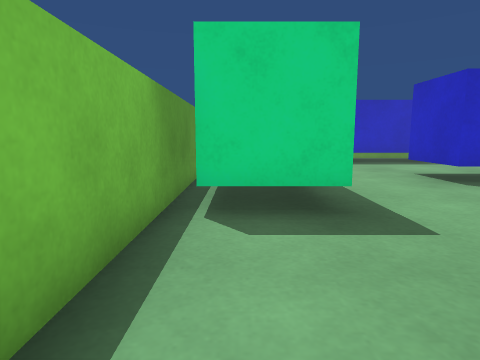
[1] (above)

16 first-person views from a walk through a 3-D level made in the Unity game engine. The camera is 0.51 m above the floor, tilts 8° down and sees 75° across. The floor is counted in squares, 0.5 m on a side. Each view is taken from the middle of a square. On the plan, view 1 faces up. The plan holds only what a view shows up to about 12 squares ahead; the rest is blank. The player is left out.

[2]
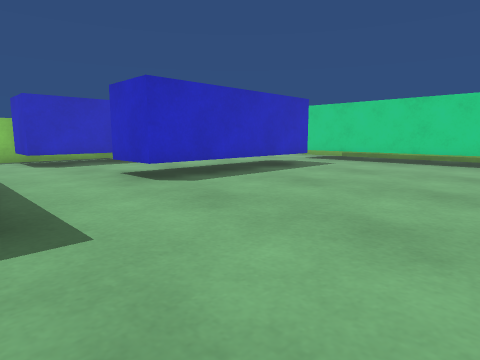

[3]
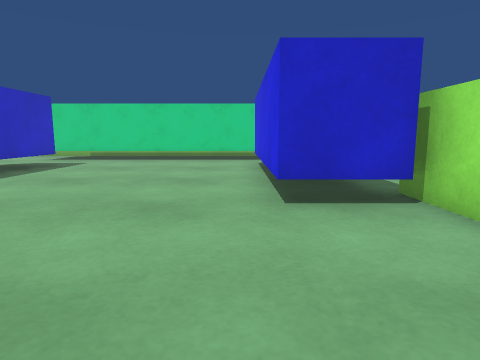

[4]
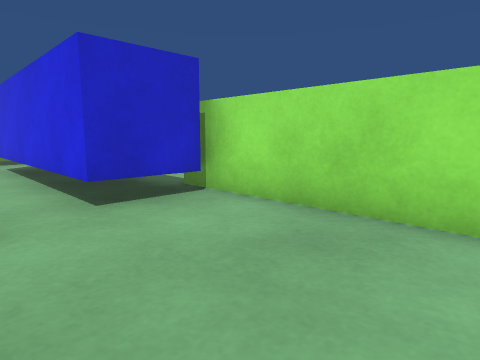

[5]
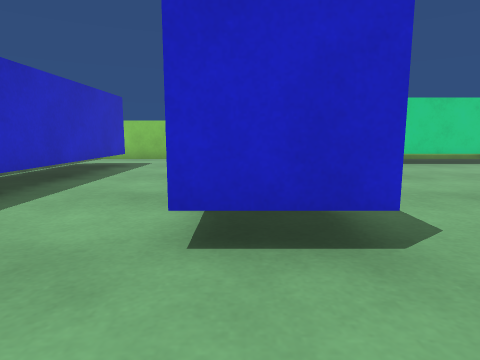

[6]
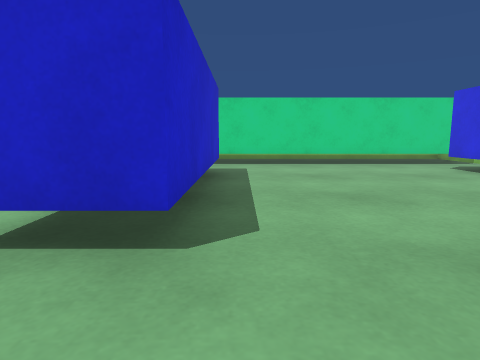

[7]
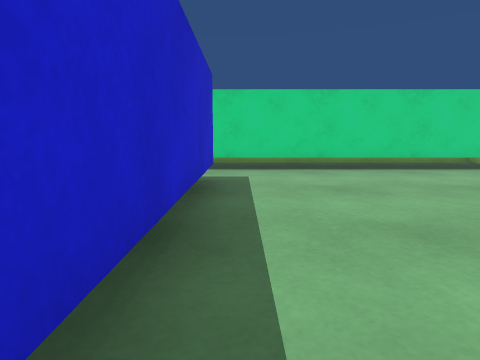

[8]
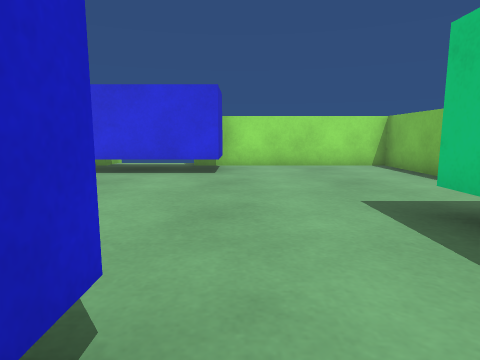

[9]
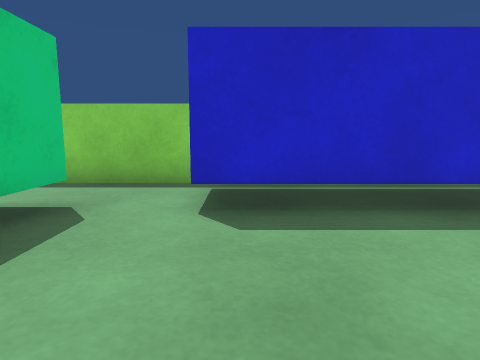

[10]
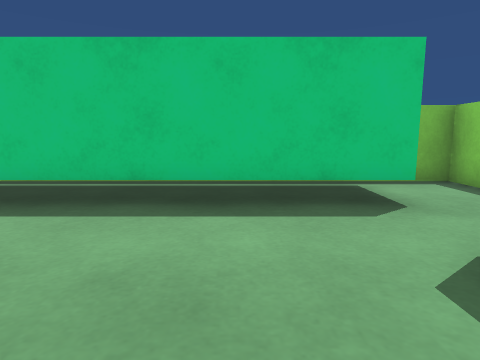

[11]
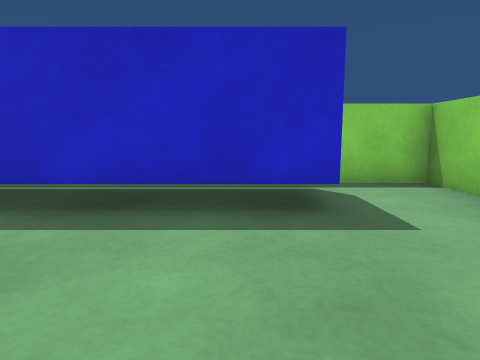

[12]
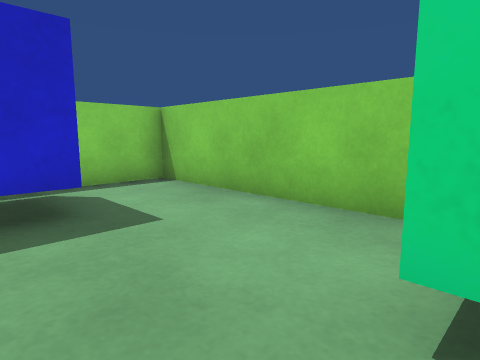

[13]
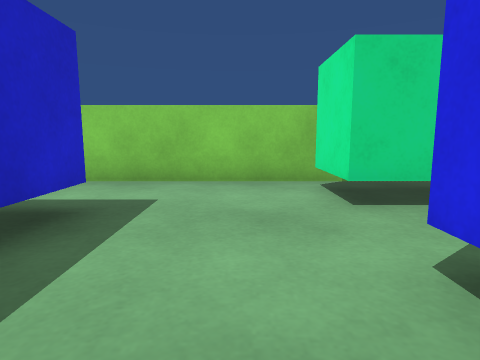

[14]
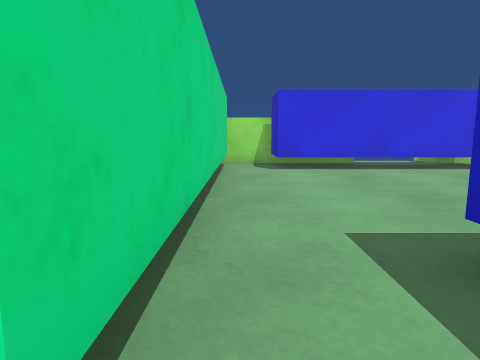

[15]
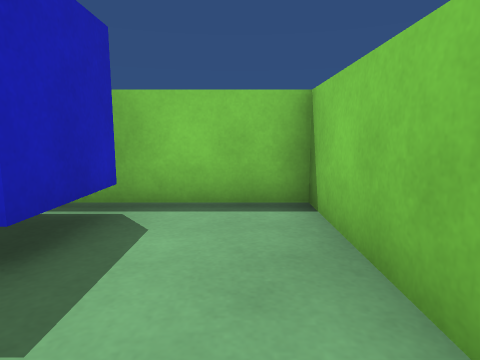

[16]
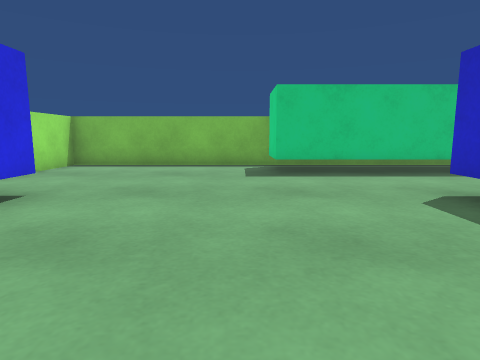

### Floor plan
Points are (right, up) in squares from view 1. A wall is a line through its corners. A room is listed if a view was taken in it or the views show most of it. See-through windows are left out.
Room 1 (views 1, 2, 3, 4, 5, 6, 7, 8, 9, 10, 11, 12, 13, 14, 15, 16)
walls: (11.2, 6.6) (4.6, 6.6) (4.6, 8.6); (10.6, 8.6) (11.2, 8.6); (4.6, -2.6) (4.6, -0.6) (11.8, -0.6) (11.8, -2.4); (8.6, -2.9) (13.9, -2.9); (1.4, 11.6) (1.4, 4) (-0.6, 4); (16.1, 7.9) (16.1, 14.8) (12.6, 14.8); (-1.1, 10.5) (-1.1, -2.9) (5.5, -2.9); (13.5, -2.4) (13.5, 8.4) (15.5, 8.4); (13.3, 14.2) (13.3, 12.2) (3.3, 12.2)
ways out: opening at (2, 12)

Positions as (right, up) in squares from view 1, and headings:
1: (0, 0), facing up
2: (1, 0), facing up-right
3: (0, 0), facing right
4: (0, 1), facing down-right
5: (2, 8), facing right
6: (2, 6), facing right
7: (4, 6), facing right
8: (4, 8), facing down
9: (4, 8), facing up
10: (6, 10), facing left
11: (12, 8), facing up
12: (12, 8), facing up-right
13: (9, 10), facing right
14: (13, 9), facing down
15: (15, 10), facing up
16: (10, 3), facing left
